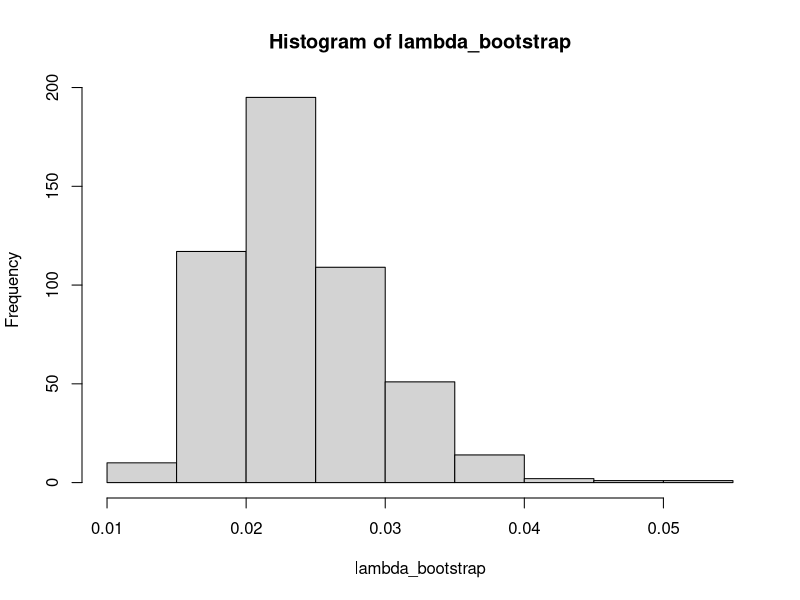
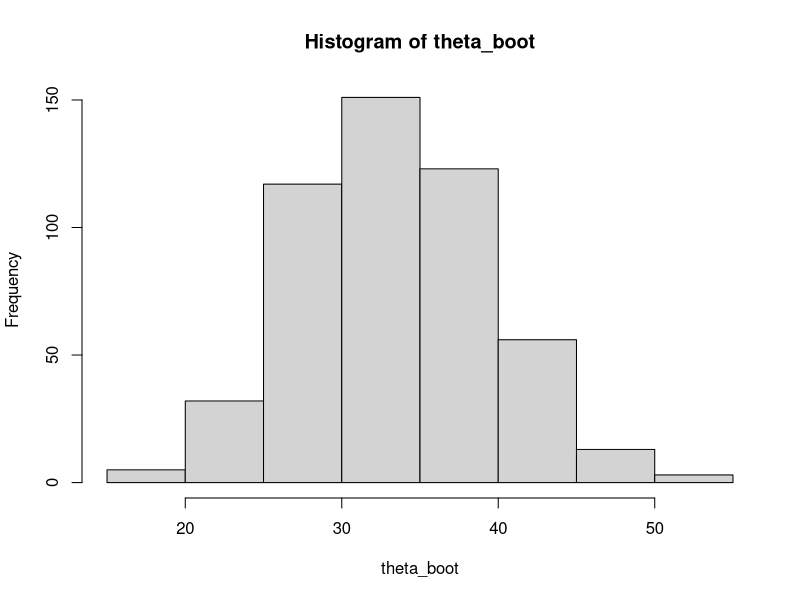

R code for these plots, in order:
#Bootstrap confidence intervals:

#A.  If you know the distribution from where the sample was taken:  Suppose #X1, ..., Xn from exponential with parameter lambda.
data <- c(11.96, 5.03, 67.40, 16.07, 31.50, 7.73, 11.10, 22.38, 17.99,   36.72, 12.73, 33.81, 10.99,  72.70, 89.55, 48.96, 3.06, 30.33, 80.43,   56.14)

n <- length(data)
mean(data)
#Estimate of lambda:
lambda_hat <- 1/mean(data)

#Now we draw many samples of size n from an exponential distribution with #parameter lambda_hat:

x <- rexp(n, lambda_hat)
lambda_hat <- 1/mean(x)
lambda_hat

#Here is another one:
x <- rexp(n, lambda_hat)
lambda_hat <- 1/mean(x)
lambda_hat

#Repeat the procedure B=500 times (in other words, get 500 samples each one #of size n=20 and compute the sample mean):
B=500
xbar <- rep(0,B)
for(i in 1:B){
    x <- rexp(n, lambda_hat)
    xbar[i] = mean(x)
             }
xbar

#Therefore:
lambda_bootstrap <- 1/xbar

lambda_bootstrap

hist(lambda_bootstrap)

#We need a 95% CI for lambda:  find the 2.5 percentile and 97.5 percentile 
#of the distribution of lambda_hat:

quantile(lambda_bootstrap, c(0.025, 0.975))






#B. If you don't know the distribution from where the sample was taken.  
#Then treat your data as the population and take many samples of size n with #replacement:

data <- c(11.96, 5.03, 67.40, 16.07, 31.50, 7.73, 11.10, 22.38, 17.99,   36.72, 12.73, 33.81, 10.99,  72.70, 89.55, 48.96, 3.06, 30.33, 80.43,   56.14)

x <- sample(data, replace=TRUE)
theta_hat <- mean(x) 
theta_hat

#Do this many times:
B=500
theta_boot <- rep(0,B)
for(i in 1:B){
    x <- sample(data, replace=TRUE)
    theta_boot[i] = mean(x)
             }

theta_boot


hist(theta_boot)


quantile(theta_boot, c(0.025, 0.975))
